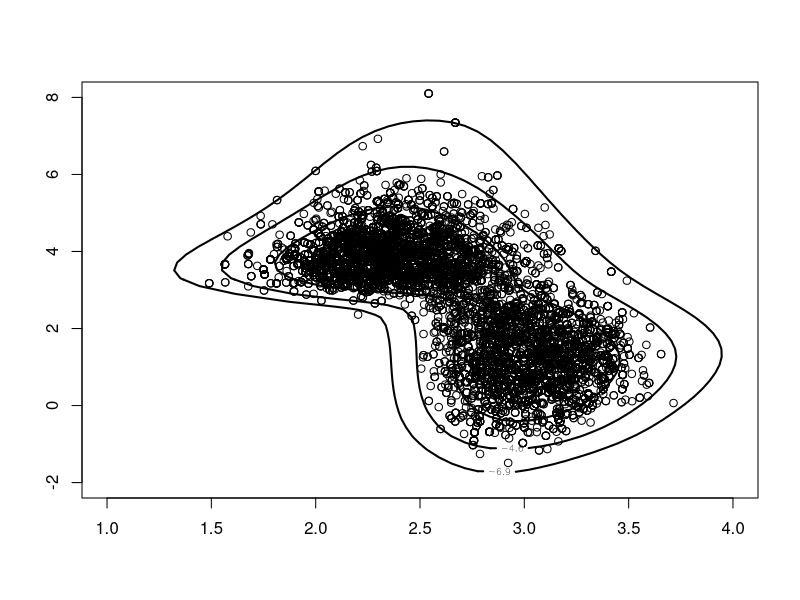

R code for this plot: (Note: this script raises an error after producing the figure.)
set.seed(123456)
fun <- function(theta, y){
  lambda.A <- exp(theta[1])
  lambda.B <- exp(theta[2])
  sum(log(0.8*dexp(y, 1/lambda.A) + 
          0.2 * dexp(y, 1/lambda.B)))
}
library(LearnBayes)
y <- c(9.3, 4.9, 3.5, 26, 0.6, 1, 3.5, 26.9, 
       2.6, 20.4, 1, 10, 1.7, 11.3, 7.7, 14.1, 
       24.8, 3.8, 8.4, 1.1, 24.5, 90.7, 16.4, 
       30.7, 8.5, 5.9, 14.7, 0.5, 99.5, 35.2)
mycontour(fun, c(1, 4, -2, 8), y)


fit <- laplace(fun, c(3, 0), y)
proposal <- list(var = fit$var, scale = 2)
r <- rwmetrop(fun, proposal, start = fit$mode, m = 10000, y)
r[[2]]
points(r[[1]])
library(coda)
dimnames(r$par)[[2]] <- c('loglambdaA', 'loglambdaB')
xyplot(mcmc(r$par))
autocorr.plot(mcmc(r$par), auto.layout = F)
plot(density(r$par[, 1]), lwd = 2, xlab = 'log lambda A')
plot(density(r$par[, 2]), lwd = 2, xlab = 'log lambda B')


rgibbs <- gibbs(fun, start = fit$mode, 10000, c(0.43, 1.73), y)
mycontour(fun, c(1, 4, -2, 8), y)
points(rgibbs$par)
dimnames(rgibbs$par)[[2]] <- c('loglambdaA', 'loglambdaB')
xyplot(mcmc(rgibbs$par))
autocorr.plot(mcmc(rgibbs$par), auto.layout = F)
rgibbs$accept
plot(density(rgibbs$par[, 1]), lwd = 2, xlab = 'log lambda A')
plot(density(rgibbs$par[, 2]), lwd = 2, xlab = 'log lambda B')

par(mfrow = c(2, 2))
plot(density(r$par[, 1]), lwd = 2, xlab = 'log lambda A', main = '')
plot(density(r$par[, 2]), lwd = 2, xlab = 'log lambda B', main = '')
plot(density(rgibbs$par[, 1]), lwd = 2, xlab = 'log lambda A', main = '')
plot(density(rgibbs$par[, 2]), lwd = 2, xlab = 'log lambda B', main = '')

batchSE(mcmc(r$par), 30)
batchSE(mcmc(rgibbs$par), 30)
